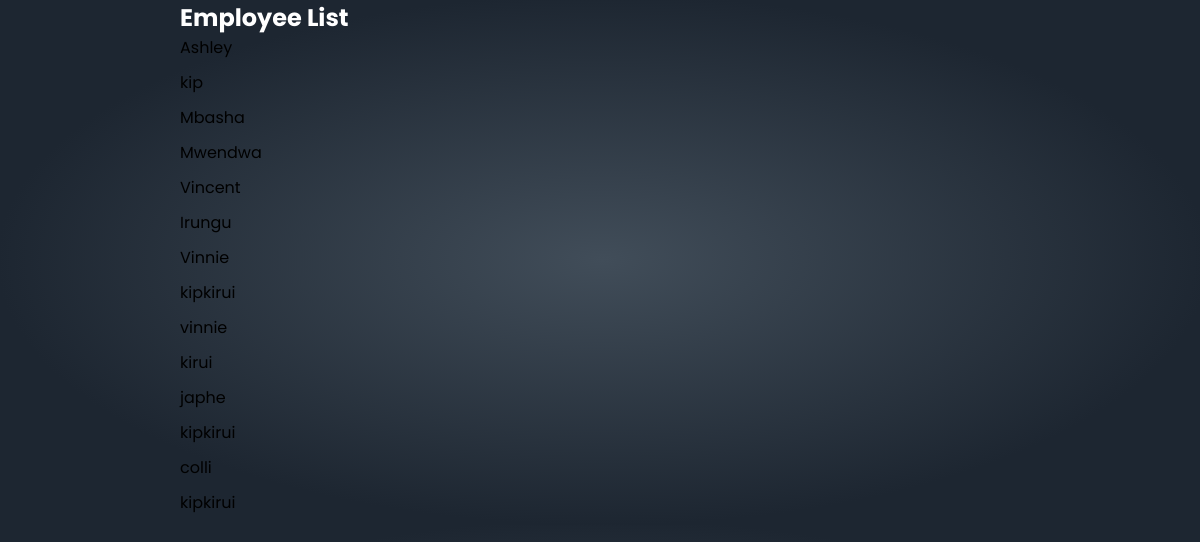
The app's page /employee_list, older data.
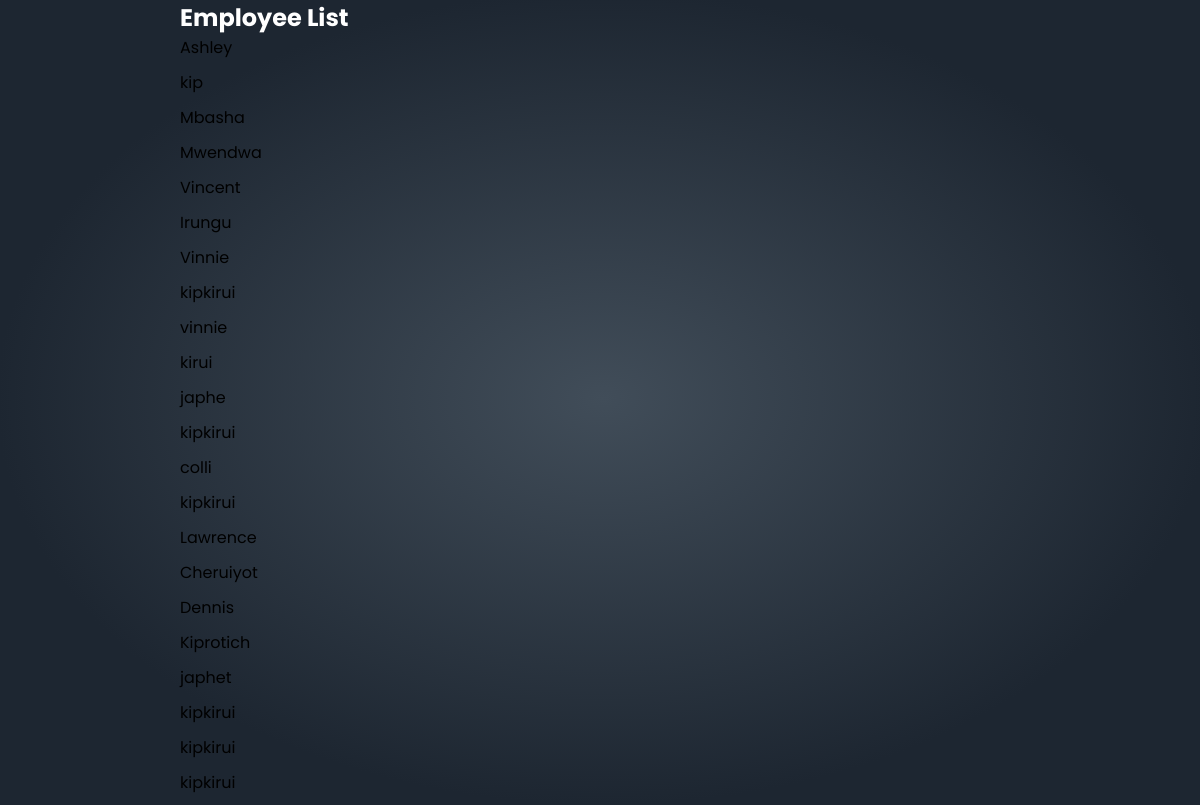
The same page, newer data.
### Employee/models.py (models this page shows, shortened)
class Employee(models.Model):
    employee_id = models.AutoField(primary_key=True)
    firstname = models.CharField(max_length=100)
    lastname = models.CharField(max_length=100)
    email  = models.EmailField(max_length=100, default='')
    username = models.CharField(max_length=255, unique=True, default='employee')
    phonenumber = models.IntegerField()
    role = models.CharField(max_length=100)
    temporary_password = models.CharField(max_length=100)
    leave_days = models.IntegerField(default=30)

### Employee/views.py (the view)
# urls.py: path('employee_list',views.employee_list, name = 'employee_list'),
def employee_list(request):
    employees = Employee.objects.all()
    return render(request, 'Employee/partials/employee_list.html', {'employees': employees})

### templates/Employee/partials/employee_list.html (shortened to what this page needs)
{% load static %}
<!DOCTYPE html>
<html>
<head>
    {% load static %}
<link rel="stylesheet" type="text/css" href="{% static 'Employee/css/style.css' %}">
{% load static %}
	<link rel="stylesheet" type="text/css" href="css/style.css">
	<link rel="stylesheet" href="https://cdn.jsdelivr.net/npm/boxicons@latest/css/boxicons.min.css">
	<link rel="stylesheet" href="https://unpkg.com/boxicons@latest/css/boxicons.min.css">
</head>
<body>
	<section class="home">
<h1>Employee List</h1>
    <ul>
        {% for employee in employees %}
          <li>{{ employee.firstname }}</li>
		  <li>{{ employee.lastname }}</li>
        {% endfor %}
      </ul>
</section>
</body>
</html>

Row changes from the older to the newer data that the page shows:
added Employee: firstname "Lawrence", lastname "Cheruiyot"
added Employee: firstname "Dennis", lastname "Kiprotich"
added Employee: firstname "japhet", lastname "kipkirui"
added Employee: firstname "kipkirui", lastname "kipkirui"
